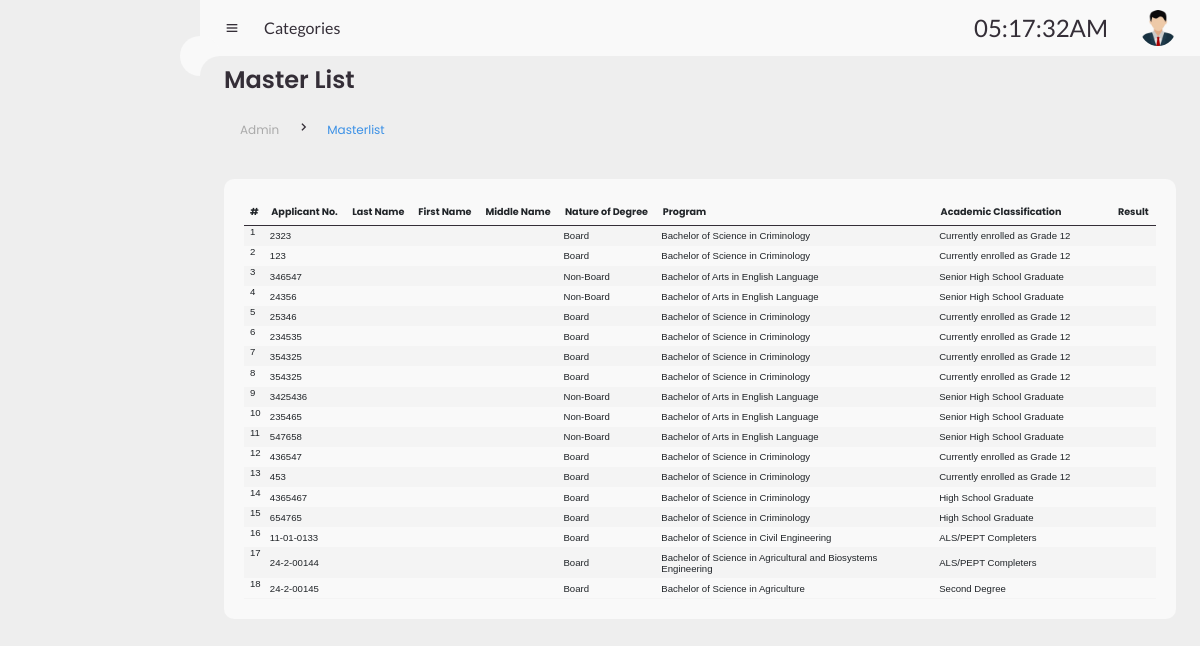
The app's page /Backend/admin/masterlist_admin.php with its own data.
### tables this page shows
CREATE TABLE `admission_data` (
  `id` int(11) NOT NULL,
  `id_picture` longblob NOT NULL,
  `applicant_name` varchar(50) NOT NULL,
  `gender` varchar(10) NOT NULL,
  `birthdate` date NOT NULL,
  `birthplace` varchar(100) NOT NULL,
  `age` int(11) NOT NULL,
  `civil_status` varchar(20) NOT NULL,
  `citizenship` varchar(50) NOT NULL,
  `nationality` varchar(50) NOT NULL,
  `permanent_address` varchar(50) NOT NULL,
  `zip_code` int(4) NOT NULL,
  `phone_number` varchar(20) DEFAULT NULL,
  `facebook` varchar(255) NOT NULL,
  `email` varchar(25) NOT NULL,
  `contact_person_1` varchar(50) NOT NULL,
  `contact1_phone` varchar(50) NOT NULL,
  `relationship_1` varchar(10) NOT NULL,
  `contact_person_2` varchar(50) DEFAULT NULL,
  `contact_person_2_mobile` varchar(50) DEFAULT NULL,
  `relationship_2` varchar(10) DEFAULT NULL,
  `academic_classification` varchar(50) NOT NULL,
  `high_school_name_address` varchar(50) NOT NULL,
  `lrn` varchar(12) NOT NULL,
  `degree_applied` varchar(100) NOT NULL,
  `nature_of_degree` varchar(25) NOT NULL,
  `applicant_number` varchar(20) NOT NULL,
  `application_date` date NOT NULL,
  `english_grade` decimal(5,2) DEFAULT NULL,
  `english_2` varchar(255) DEFAULT NULL,
  `english_3` varchar(255) DEFAULT NULL,
  `math_grade` decimal(5,2) DEFAULT NULL,
  `math_2` varchar(255) DEFAULT NULL,
  `math_3` varchar(255) DEFAULT NULL,
  `science_grade` decimal(5,2) DEFAULT NULL,
  `science_2` varchar(255) DEFAULT NULL,
  `science_3` varchar(255) DEFAULT NULL,
  `gwa_grade` decimal(5,2) DEFAULT NULL,
  `Result` varchar(255) DEFAULT NULL,
  `status` varchar(20) DEFAULT NULL,
  `appointment_date` date DEFAULT NULL,
  `appointment_time` time DEFAULT NULL,
  `appointment_status` enum('Accepted','Declined','Cancelled') DEFAULT NULL
);

### Backend/includes/functions.php (called while the page is built, shortened)
<?php
include("../config.php");
function getAllStudentFormData() {
    global $conn;
    $query = "SELECT *FROM admission_data";
    $result = $conn->query($query);
    return $result;
}
 $studentFormData = getAllStudentFormData();

### Backend/admin/masterlist_admin.php (the view, shortened to what this page needs)
<?php
include("../config.php");
include("../includes/functions.php");
?>
<?php include ('../template/header_admin.php')?>
<body>
    <section id="content">
        <?php include("../template/navBar_admin.php")?>
        <main>
        <div id="master-list-content">
            <div class="head-title">
                <div class="left">
                    <h1>Master List</h1>
                    <ul class="breadcrumb" style="background-color:inherit">
                        <li><a href="#" style="text-decoration:none">Admin</a></li>
                        <li><i class='bx bx-chevron-right'></i></li>
                        <li><a class="active" href="#master-list-content" style="text-decoration:none">Masterlist</a></li>
                    </ul>
                </div>
            </div>
            <div id="master-list">
            <div class="table-data">
                <div class="order">
                    <div id="table-container">
                        <table class="display responsive wrap " width="100%" id="masterlist">
                            <thead>
                                <tr>
                                    <th>#</th>
                                    <th>Applicant No.</th>
                                    <th>Last Name</th>
                                    <th>First Name</th>
                                    <th>Middle Name</th>
                                    <th>Nature of Degree</th>
                                    <th>Program</th>
                                    <th>Academic Classification</th>
                                    <th>Result</th>
                                </tr>
                            </thead>
                            <tbody id="contents">
                                <?php
                                $counter = 1;
                                while ($row = $studentFormData->fetch_assoc()) {
                                ?>
                                    <tr>
                                        <td><?php echo $counter++; ?></td>
                                        <td><?php echo $row['applicant_number']; ?></td>
                                        <td><?php echo $row['Last_Name']; ?></td>
                                        <td><?php echo $row['Name']; ?></td>
                                        <td><?php echo $row['Middle_Name']; ?></td>
                                        <td><?php echo $row['nature_of_degree']; ?></td>
                                        <td><?php echo $row['degree_applied']; ?></td>
                                        <td><?php echo $row['academic_classification']; ?></td>
                                        <td><?php echo $row['Admission_Result']; ?></td>
                                    </tr>
                                <?php
                                }
                                ?>
                            </tbody>
                        </table>
                    </div>
                </div>
            </div>
            </div>
        </div>
</main>
    </section>
<?php include("../template/footer.php")?>

### Backend/assets/css/Personnel.css (style rules this page uses)
* { margin: 0; padding: 0; box-sizing: border-box; }
a { text-decoration: none; }
li { list-style: none; }
body { background: var(--grey); overflow-x: hidden; }
#content { position: relative; width: calc(100% - 200px); left: 200px; transition: .3s ease; }
#content main { width: 100%; padding: 10px 24px; font-family: var(--poppins); max-height: calc(100vh - 56px); overflow-y: auto; }
#content main .head-title { display: flex; align-items: center; justify-content: space-between; grid-gap: 16px; flex-wrap: wrap; position: sticky; }
#content main .head-title .left h1 { font-size: 2vw; font-weight: 600; margin-bottom: 10px; color: var(--dark); }
#content main .head-title .left .breadcrumb { display: flex; align-items: center; grid-gap: 16px; }
#content main .head-title .left .breadcrumb li { color: var(--dark); }
#content main .head-title .left .breadcrumb li a { color: var(--dark-grey); pointer-events: none; font-size: 1vw; }
#content main .head-title .left .breadcrumb li a.active { color: var(--blue); pointer-events: unset; }
#content main .table-data { table-layout: auto; width: 100%; border-collapse: collapse; display: flex; flex-wrap: wrap; grid-gap: 24px; margin-top: 10px; color: var(--dark); }
.table-data { display: flex; flex-wrap: wrap; grid-gap: 24px; margin-top: 10px; color: var(--dark); max-height: 80vh; }
#table-container { max-height: 400px; overflow-y: auto; }
#table-container { scrollbar-width: thin; }
#table-container { scrollbar-color: var(--dark) var(--light); }
#content main .table-data>div { border-radius: 10px; background: var(--light); padding: 20px; overflow-x: auto; }
#content main .table-data .order { flex-basis: 200px; flex-grow: 1; overflow: auto; }
#content main .table-data .order table { width: 100%; border-collapse: collapse; }
#content main .table-data .order table th { border: none; text-align: left; padding: 6px; font-size: .8vw; white-space: normal; border-bottom: 1px solid var(--dark); top: 0; z-index: 2; background-color: var(--light); }
#content main .table-data .order table td { border: none; padding: .5%; font-size: .8vw; font-family: 'Arial', sans-serif; }
#content main .table-data .order table tr td:first-child { font-family: 'Arial', sans-serif; display: flex; align-items: center; grid-gap: 12px; padding-left: 6px; }
#content main .table-data .order table tbody tr:nth-child(even) { background-color: var(); max-height: 80vh; overflow-y: auto; }
#content main .table-data .order table tbody tr:nth-child(odd) { background-color: rgba(236, 236, 236, 0.383); }

### records on screen
admission_data: applicant_number "2323", nature_of_degree "Board", degree_applied "Bachelor of Science in Criminology", academic_classification "Currently enrolled as Grade 12"
admission_data: applicant_number "123", nature_of_degree "Board", degree_applied "Bachelor of Science in Criminology", academic_classification "Currently enrolled as Grade 12"
admission_data: applicant_number "346547", nature_of_degree "Non-Board", degree_applied "Bachelor of Arts in English Language", academic_classification "Senior High School Graduate"
admission_data: applicant_number "24356", nature_of_degree "Non-Board", degree_applied "Bachelor of Arts in English Language", academic_classification "Senior High School Graduate"
admission_data: applicant_number "25346", nature_of_degree "Board", degree_applied "Bachelor of Science in Criminology", academic_classification "Currently enrolled as Grade 12"
admission_data: applicant_number "234535", nature_of_degree "Board", degree_applied "Bachelor of Science in Criminology", academic_classification "Currently enrolled as Grade 12"
admission_data: applicant_number "354325", nature_of_degree "Board", degree_applied "Bachelor of Science in Criminology", academic_classification "Currently enrolled as Grade 12"
admission_data: applicant_number "354325", nature_of_degree "Board", degree_applied "Bachelor of Science in Criminology", academic_classification "Currently enrolled as Grade 12"
admission_data: applicant_number "3425436", nature_of_degree "Non-Board", degree_applied "Bachelor of Arts in English Language", academic_classification "Senior High School Graduate"
admission_data: applicant_number "235465", nature_of_degree "Non-Board", degree_applied "Bachelor of Arts in English Language", academic_classification "Senior High School Graduate"
admission_data: applicant_number "547658", nature_of_degree "Non-Board", degree_applied "Bachelor of Arts in English Language", academic_classification "Senior High School Graduate"
admission_data: applicant_number "436547", nature_of_degree "Board", degree_applied "Bachelor of Science in Criminology", academic_classification "Currently enrolled as Grade 12"
admission_data: applicant_number "453", nature_of_degree "Board", degree_applied "Bachelor of Science in Criminology", academic_classification "Currently enrolled as Grade 12"
admission_data: applicant_number "4365467", nature_of_degree "Board", degree_applied "Bachelor of Science in Criminology", academic_classification "High School Graduate"
admission_data: applicant_number "654765", nature_of_degree "Board", degree_applied "Bachelor of Science in Criminology", academic_classification "High School Graduate"
admission_data: applicant_number "11-01-0133", nature_of_degree "Board", degree_applied "Bachelor of Science in Civil Engineering", academic_classification "ALS/PEPT Completers"
admission_data: applicant_number "24-2-00144", nature_of_degree "Board", degree_applied "Bachelor of Science in Agricultural and Biosystems Engineering", academic_classification "ALS/PEPT Completers"
admission_data: applicant_number "24-2-00145", nature_of_degree "Board", degree_applied "Bachelor of Science in Agriculture", academic_classification "Second Degree"
